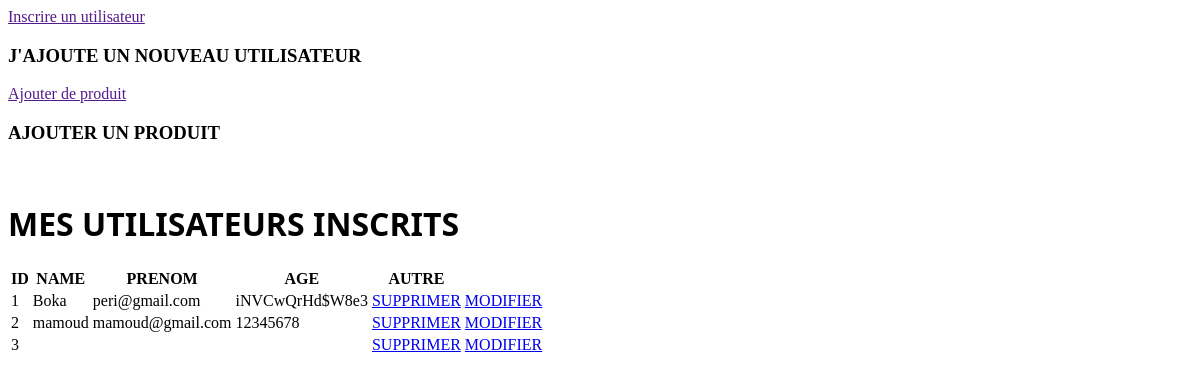
Page /dashboard (signed in) on the earlier database version.
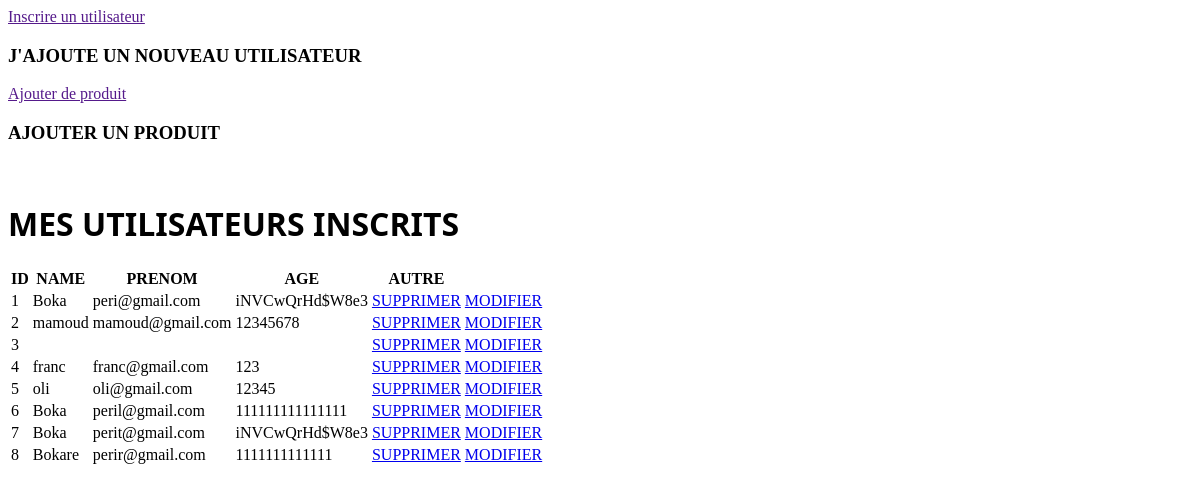
Same page on the later database version.
### app.py (models this page shows, shortened)
class User(db.Model):
    id = db.Column(db.Integer, primary_key=True)
    name = db.Column(db.String(100), nullable=False)
    email = db.Column(db.String(100), unique=True)
    password = db.Column(db.String(100))

### app.py (the view)
@app.route('/dashboard')
def dashboard():
    birn = User.query.all()
    if session:
        user = User.query.filter_by(email=session['email']).first()
        return render_template('/html/dashboard.html' ,birn=birn)
    return redirect('/logout')

### templates/html/dashboard.html (shortened to what this page needs)
<!DOCTYPE html>
<html lang="en">
<head>
    <link rel="stylesheet" href="/static/css/dashboard.css">
</head>
<body>
    <div class="ajoutons" >
        <div class="eduz">
            <a href="" >Inscrire un utilisateur</a>
            <h3>J'AJOUTE UN NOUVEAU UTILISATEUR</h3>
        </div>
        <div class="sys">
            <a href="">Ajouter de produit</a>
            <h3>AJOUTER UN PRODUIT</h3>
        </div>
    </div>
    <br>
    <h1 style="font-family: 'Segoe UI', Tahoma, Geneva, Verdana, sans-serif;">MES UTILISATEURS INSCRITS</h1>
    <table>
        <thead>
            <th>ID</th>
            <th>NAME</th>
            <th>PRENOM</th>
            <th>AGE</th>
            <th>AUTRE</th>
        </thead>
        {% for data in birn %}
        <tbody>
            <td>{{data.id}}</td>
            <td>{{data.name}}</td>
            <td>{{data.email}}</td>
            <td>{{data.password}}</td>
            <td><a href="/delete/{{data.id}}" class="suppr">SUPPRIMER</a></td>
            <td><a href="/update/{{data.id}}" class="modif">MODIFIER</a></td>
        </tbody>
        {% endfor %}
    </table>
</body>
</html>

Differences in the rows shown:
added User: id "4", name "franc", email "franc@gmail.com", password "123"
added User: id "5", name "oli", email "oli@gmail.com", password "12345"
added User: id "6", name "Boka", email "peril@gmail.com", password "111111111111111"
added User: id "7", name "Boka", email "perit@gmail.com", password "iNVCwQrHd$W8e3"
added User: id "8", name "Bokare", email "perir@gmail.com", password "1111111111111"
